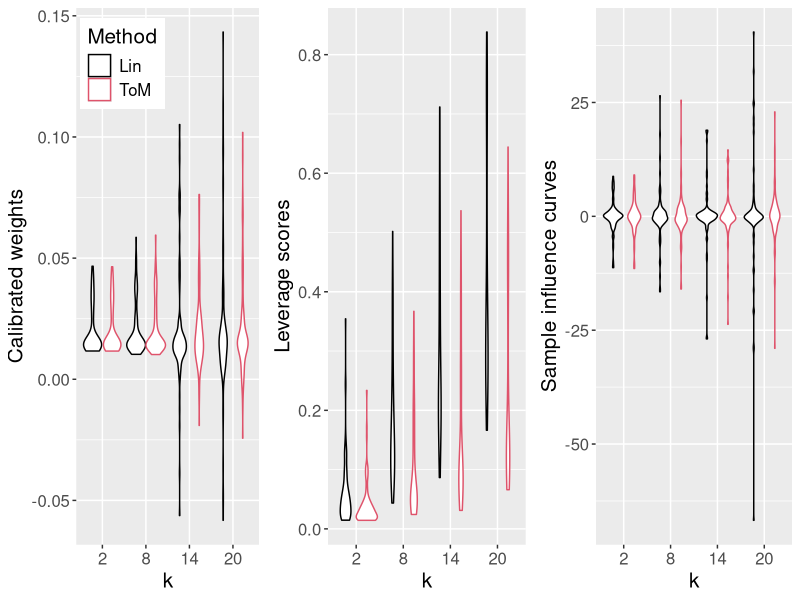

Write the R code that produced this figure.
rm(list=ls())
library(tidyverse)
library(gridExtra)
library(MASS)
set.seed(1)

leverage <- function(X){
  return(diag(X%*%solve(t(X)%*%X/n,t(X))/n))
}

#################################################################
##                  Setting Global Parameters                  ##
#################################################################

SNR1<- 0.25; SNR0 <- 2; q <- 1; r=0.3; n <- 100
rho = 0.4; delta <- 0.25
Sigma <- rho + (1-rho)*diag(20)
Xmat <- mvrnorm(n, rep(0,times = 20),Sigma = Sigma)
Xmat <- scale(Xmat, scale = FALSE)
beta_vec <- rt(20,3); Delta_vec <- rt(20,3)

#################################################################
##                  Simulating the Experiment                  ##
#################################################################

df_plotting <- map(c(2,8,14,20),~{
  k=.x
  beta <- beta_vec[1:k]; Delta <- Delta_vec[1:k]
  beta1 <- beta+Delta*delta;  beta0 <- beta-Delta*delta
  X <- Xmat[,1:k]
  Y1 <- scale(X%*%beta1)  + rnorm(n)/sqrt(SNR1)
  Y0 <- scale(X%*%beta0)  + rnorm(n)/sqrt(SNR0)
  
  r1 <- r; r0 <- 1-r; n1 <- n*r1; n0 <- n*r0
  Z <- rep(0, times=n)
  Z[sample(n,n1,replace = FALSE)] <- 1
  Y <- Z*Y1+(1-Z)*Y0
  
  ## ToM ------------------------------------
  w <- ifelse(Z==1, (n/n1)^2, (n/n0)^2)
  m_tom<- lm(formula = Y~Z+X, weights = w)
  
  sxt <- cov(X[Z==1,]); sxc <- cov(X[Z==0,]); hbxt <- colMeans(X[Z==1,]); hbxc <- colMeans(X[Z==0,])
  htau_x <-colMeans(X[Z==1,])-colMeans(X[Z==0,])
  
  #c_tom calibrated weights, h_tom leverage scores, Fc_tom influence function
  c_tom <- (1/n1-t(htau_x)%*%solve((n0-1)*sxc/r0^2+(n1-1)*sxt/r1^2)%*%(t(X)-hbxt)/r1^2)*Z+
    (1/n0+t(htau_x)%*%solve((n0-1)*sxc/r0^2+(n1-1)*sxt/r1^2)%*%(t(X)-hbxc)/r0^2)*(1-Z)
  h_tom <- leverage(cbind(1,Z,X)*w^{1/2}); IF_tom = drop(n*(2*Z-1)*(c_tom*resid(m_tom)/(1-h_tom)))
  Fc_tom <- sum((c_tom[Z==1]*n1-1)^2)/2+ sum((c_tom[Z==0]*n0-1)^2)/2
  
  ## Lin --------------------------------
  
  m_lin <- lm(formula = Y~Z+X+Z:X)
  
  sxt <- cov(X[Z==1,]); sxc <- cov(X[Z==0,]); hbxt <- colMeans(X[Z==1,]); hbxc <- colMeans(X[Z==0,])
  htau_x <-colMeans(X[Z==1,])-colMeans(X[Z==0,])
  
  #c_lin calibrated weights, h_lin leverage scores, Fc_lin influence function
  c_lin <- (1/n1-t(htau_x)%*%solve((n1-1)*sxt)%*%(t(X)-hbxt)*r0)*Z+
    (1/n0+t(htau_x)%*%solve((n0-1)*sxc)%*%(t(X)-hbxc)*r1)*(1-Z)
  h_lin <- leverage(cbind(1,Z,X,X*Z)); IF_lin = drop(n*(2*Z-1)*(c_lin*resid(m_lin)/(1-h_lin)))
  Fc_lin <- sum((c_lin[Z==1]*n1-1)^2)/2+ sum((c_lin[Z==0]*n0-1)^2)/2
  tibble(c_lin = drop(c_lin), h_lin = drop(h_lin), IF_lin = drop(IF_lin),c_tom = drop(c_tom), h_tom = drop(h_tom), IF_tom = drop(IF_tom), k=as.factor(k))
}) %>% bind_rows()


##################################################################
##                     Plotting the Figures                     ##
##################################################################
p1 <- df_plotting %>% dplyr::select(c(IF_lin, IF_tom, k)) %>% pivot_longer(cols = 1:2,names_to = 'Method',values_to='IF') %>% 
  ggplot(aes(y=IF, color=Method, x = k))+geom_violin() + ylab('Sample influence curves') + theme(text = element_text(size = 15),legend.position = "none") + scale_color_manual(values=1:2, labels = c('Lin','ToM'))

p2 <- df_plotting %>% dplyr::select(c(h_lin, h_tom, k)) %>% pivot_longer(cols = 1:2,names_to = 'Method',values_to='hi') %>% 
  ggplot(aes(y=hi, color=Method, x = k))+geom_violin()+ ylab('Leverage scores') + theme(text = element_text(size = 15),legend.position = "none") + scale_color_manual(values=1:2, labels = c('Lin','ToM'))

p3 <- df_plotting %>% dplyr::select(c(c_lin, c_tom, k)) %>% pivot_longer(cols = 1:2,names_to = 'Method',values_to='weight') %>% 
  ggplot(aes(y=weight, color=Method, x = k))+geom_violin() + ylab('Calibrated weights') + theme(legend.position = c (0.02, 0.98), legend.justification = c (0, 1),text = element_text(size = 15))  + scale_color_manual(values=1:2, labels = c('Lin','ToM'))

plot <- grid.arrange(p3, p2,  p1, 
             ncol = 3)

ggsave(file='violin_plot_weights.pdf', plot,width = 8, height = 4.5)

  
  

